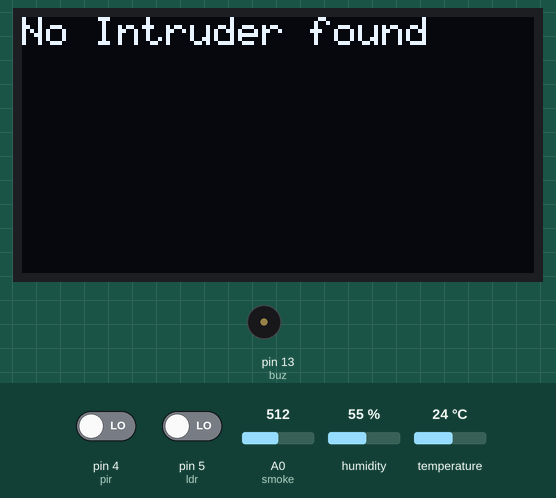
Simulated run of this sketch. Board: Arduino Uno, built with avr-gcc and run on an emulated ATmega328P. Parts: 128×64 one-colour display, buzzer (waves = sounding, pin HIGH). The inputs (shaded band) are chosen by the test bench; at power-on: A0 (smoke) = 512, pin 4 (pir) LOW, pin 5 (ldr) LOW, humidity 55 %, temperature 24 °C. The modem accepts every AT command (registered, SIM ready, sends succeed) and sends nothing else; pins used as bus, display or sensor lines are not drawn.

Above: at 10.3 s.
10.4 s: A0 (smoke) set to 411
At 19.5 s:
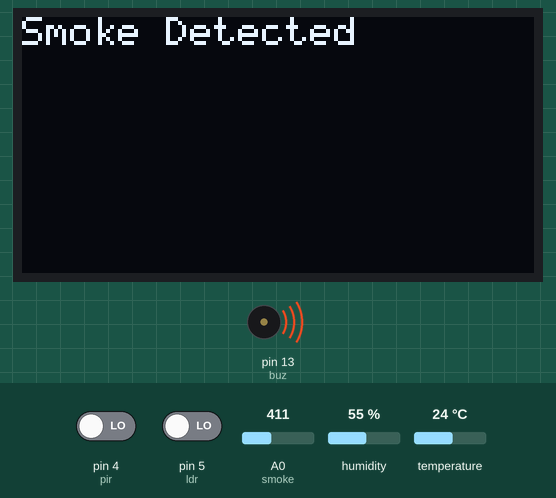
22.4 s: A0 (smoke) set to 382
At 28.0 s:
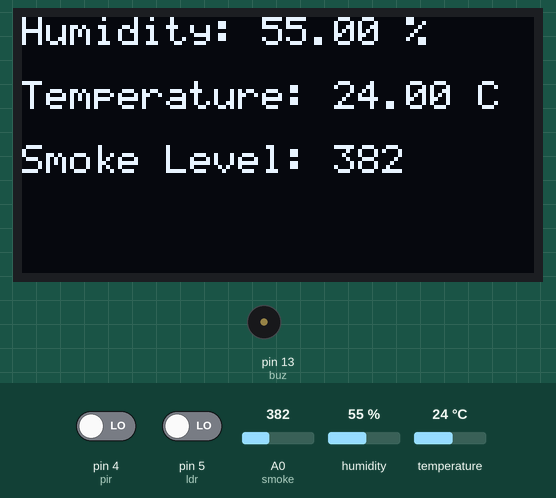
31.9 s: pin 4 (pir) driven HIGH
At 34.0 s:
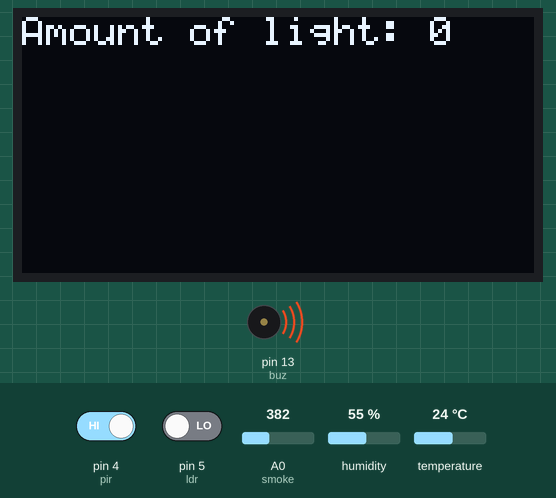
Timing chart, 0 to 37.0 s (numbered marks = the images above; inputs shaded):
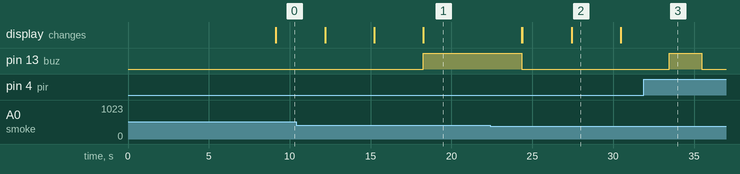

The sketch:

Final_code.ino
```cpp
#include "SSD1306Ascii.h"
#include "SSD1306AsciiAvrI2c.h"

#define I2C_ADDRESS 0x3C
#define RST_PIN -1
SSD1306AsciiAvrI2c oled;

#include <SoftwareSerial.h>

SoftwareSerial gsm(3,2);

#include <DHT.h>
#define dataPin 6
#define DHTType DHT22
#include <MQ2.h>

DHT dht = DHT(dataPin, DHTType);
int pir=4;
int smoke=A0;
int buz=13;
int ldr = 5;
//int sm=A1;
int r1=8;
int r2=9;
long i=0;

void setup()
{
  Serial.begin(9600);
  dht.begin();

  oled.begin(&Adafruit128x64, I2C_ADDRESS);
  oled.setFont(System5x7);

  pinMode(buz,OUTPUT);
  pinMode(r1,OUTPUT);
  pinMode(r2,OUTPUT);
  digitalWrite(buz,LOW);
  digitalWrite(r1,HIGH);
  digitalWrite(r2,HIGH);

  gsm.begin(9600);
  delay(1000);
  gsm.println("AT+CPIN?");
  delay(1000);
  gsm.println("AT+CREG?");
  delay(1000);
  gsm.println("AT+CGATT?");
  delay(1000);
  gsm.println("AT+CIPSHUT");
  delay(1000);
  gsm.println("AT+CIPSTATUS");
  delay(2000);
  gsm.println("AT+CIPMUX=0");
  delay(2000);

  pinMode(ldr , INPUT);
  pinMode(pir,INPUT);
  pinMode(smoke,INPUT);
  //pinMode(sm,INPUT);

}
void loop()
{
   int ldr_val=digitalRead(ldr);
   if(ldr_val==1)
    {
     oled.clear();
     oled.println("LED ON");
     digitalWrite(r2, LOW);
     delay(3000);
     oled.clear();
    }
   else digitalWrite(r2, HIGH);

   float h = dht.readHumidity();
   float t = dht.readTemperature();
   int smoke_val=analogRead(smoke);
  // int soil_moi_val=analogRead(sm);

   int pir_val=digitalRead(pir);
   if(pir_val==1)
   {
    digitalWrite(buz,HIGH);
    delay(2000);
    digitalWrite(buz,LOW);
    gsm.println("ATD+918660169085;");
    delay(1000);
    gsm.write((char)26);
    delay(1000);
    oled.clear();
    oled.println("Intruder found");
    oled.println();
    oled.print("Calling");
    delay(1000);
    oled.print(".");
    delay(1000);
    oled.print(".");
    delay(1000);
    oled.println(".");
    delay(1000);
    oled.println();
    oled.println("Phone:8660169085");

    delay(30000);
    oled.clear();
   }
   else{
   digitalWrite(buz,LOW);
   oled.clear();
   oled.println("No Intruder found");
   delay(3000);
   }

   oled.clear();

   oled.print("Humidity: ");
   oled.print(h);
   oled.println(" %");
   oled.println();

   oled.print("Temperature: ");
   oled.print(t);
   oled.println(" C");
   oled.println();

   oled.print("Smoke Level: ");
   oled.println(smoke_val);
   oled.println();

   delay(3000);
   oled.clear();

   //oled.print("Soil Moisture: ");
   //oled.println(soil_moi_val);
   //oled.println();

   oled.print("Amount of light: ");
   oled.println(ldr_val);
   oled.println();

   delay(3000);

   if(i>=300)
   {
    oled.clear();
    oled.println("Uploading Data to");
    oled.println();
    oled.println("Cloud");
    gsm.println("AT+CSTT=\"www\"");
    delay(1000);
    gsm.println("AT+CIICR");
    delay(3000);
    gsm.println("AT+CIFSR");
    delay(2000);
    gsm.println("AT+CIPSPRT=0");
    delay(3000);
    gsm.println("AT+CIPSTART=\"TCP\",\"api.thingspeak.com\",\"80\"");
    delay(6000);
    gsm.println("AT+CIPSEND");
    delay(4000);
    String str="GET https://api.thingspeak.com/update?api_key=VJNGUDR8V4LYNJIP&field1=" + String(t) +"&field2="+String(h) +"&field3="+String(ldr_val) +"&field4="+String(smoke_val); //+"&field5="+String(soil_moi_val);
    gsm.println(str);
    delay(4000);
    gsm.println((char)26);
    delay(5000);
    gsm.println();
    gsm.println("AT+CIPSHUT");
    delay(100);
    oled.clear();
    i=0;
   }

   /*while(soil_moi_val>650)
   {
    oled.clear();
    oled.println("PUMP IS ON");
    digitalWrite(r1, LOW);
    delay(3000);
    soil_moi_val=analogRead(sm);
    oled.clear();
   }
   if(soil_moi_val<650)
   {
   digitalWrite(r1, HIGH);
   }
   */

   while(smoke_val>400)
   {
    oled.clear();
    oled.println("Smoke Detected");
    digitalWrite(buz, HIGH);
    delay(3000);
    smoke_val=analogRead(smoke);
    oled.clear();
   }
   if(smoke_val<390) digitalWrite(buz, LOW);

   ldr_val=digitalRead(ldr);
   if(ldr_val==1)
   {
    oled.clear();
    oled.println("LED ON");
    digitalWrite(r2, LOW);
    delay(3000);
    oled.clear();
   }
   else digitalWrite(r2, HIGH);
   i=i+5;
   Serial.flush();
}
```

Measured:
- the behaviour switches between 401 and 400 on A0 (smoke) (found by bisection; images 1 and 2)
- after the input at 22.4 s, pin 13 (buz): HIGH → LOW after 1.9 s; the display: first changes after 1.9 s (image 2 shows a later state)
- after the input at 31.9 s, pin 13 (buz): LOW → HIGH after 1.6 s, → LOW 2.0 s later
- what the display in image 2 shows lasts 3.1 s, from 27.4 s to 30.5 s
